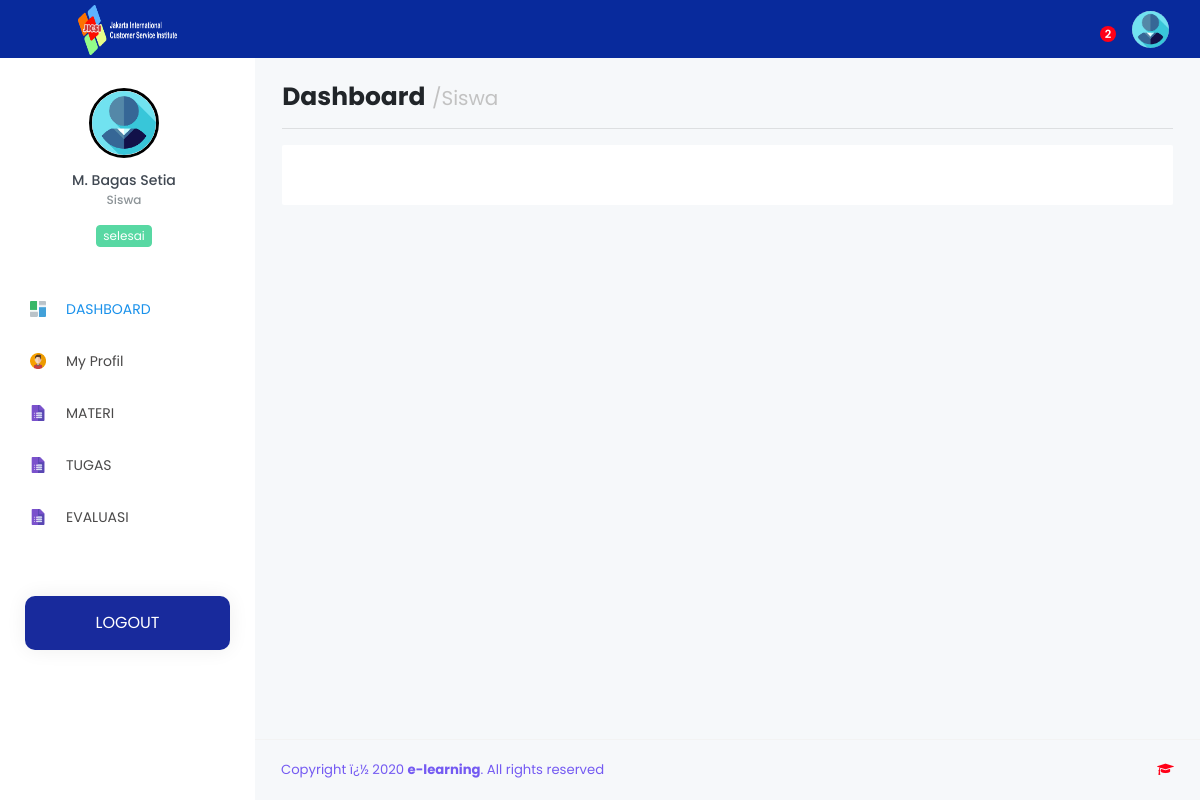
The app's page /Siswa/index.php (signed in) with its own data.
### tables this page shows
CREATE TABLE `tb_siswa` (
  `id_siswa` int(11) NOT NULL,
  `nis` varchar(15) NOT NULL,
  `nama_siswa` varchar(120) NOT NULL,
  `username` varchar(191) NOT NULL,
  `jk` varchar(30) NOT NULL,
  `password` varchar(255) NOT NULL,
  `status` varchar(15) NOT NULL,
  `aktif` varchar(30) NOT NULL,
  `tingkat` varchar(20) NOT NULL,
  `foto` varchar(255) DEFAULT NULL,
  `id_kelas` int(11) NOT NULL,
  `id_jurusan` int(11) DEFAULT NULL,
  `confirm` enum('Yes','No') NOT NULL
);

CREATE TABLE `tb_sekolah` (
  `id_sekolah` int(11) NOT NULL,
  `nama_sekolah` varchar(120) NOT NULL,
  `kepsek` varchar(120) NOT NULL,
  `textlogo` varchar(10) NOT NULL,
  `logo` varchar(255) NOT NULL,
  `copyright` varchar(255) NOT NULL
);

### Siswa/index.php (the view, shortened to what this page needs)
<?php
  include '../config/db.php';
  if (@$_SESSION['Siswa']) {
    if (@$_SESSION['Siswa']) {
      $sesi = @$_SESSION['Siswa'];
    }
    $sql      = mysqli_query($con,"SELECT * FROM tb_siswa WHERE id_siswa = '$sesi'") or die(mysqli_error($con));
    $data     = mysqli_fetch_array($sql);
    $sekolah  = mysqli_query($con,"SELECT * FROM tb_sekolah WHERE id_sekolah=1 ");
    $apl      = mysqli_fetch_array($sekolah); ?>
    <!DOCTYPE html>
    <html lang="en">
    <head>
      <link rel="stylesheet" href="../vendor/node_modules/mdi/css/materialdesignicons.min.css">
      <link rel="stylesheet" href="../vendor/node_modules/simple-line-icons/css/simple-line-icons.css">
      <link rel="stylesheet" href="../vendor/node_modules/font-awesome/css/font-awesome.min.css" />
      <link rel="stylesheet" href="../vendor/css/style.css">
      <link href="../vendor/sweetalert/sweetalert.css" rel="stylesheet" />
      <link rel="stylesheet" type="text/css" href="../vendor/css/jquery.dataTables.css">
      <link href="css/ujian.css" rel="stylesheet">
    </head>
    <body>
      <div class="container-scroller">
        <nav class="navbar col-lg-12 col-12 p-0 fixed-top d-flex flex-row" style="background-color: #082A9C;">
          <div class="text-center navbar-brand-wrapper d-flex align-items-top justify-content-center" style="background-color: #082A9C;">
            <a class="navbar-brand brand-logo" href="index.php" style="font-family:sans-serif;font-weight: bold;font-size: 30px;">
              <img src="../assets/img/logo_jicsi.png" alt="logo" style="width: 60%; height: 100%;">
            </a>
          </div>
          <div class="navbar-menu-wrapper d-flex align-items-center">
            <ul class="navbar-nav navbar-nav-left header-links d-none d-md-flex">
            </ul>
            <ul class="navbar-nav navbar-nav-right">
              <?php
                $sqlmtr = mysqli_query($con,"SELECT * FROM tb_materi
                  INNER JOIN tb_roleguru ON tb_materi.id_roleguru=tb_roleguru.id_roleguru
                  INNER JOIN tb_master_mapel ON tb_roleguru.id_mapel=tb_master_mapel.id_mapel
                  INNER JOIN tb_guru ON tb_roleguru.id_guru=tb_guru.id_guru
                  WHERE tb_roleguru.id_kelas='$data[id_kelas]'
                  GROUP BY tb_roleguru.id_mapel
                  ");
                $jmlh = mysqli_num_rows($sqlmtr);
              ?>
              <li class="nav-item dropdown">
                <a class="nav-link count-indicator dropdown-toggle" id="notificationDropdown" href="#" data-toggle="dropdown">
                  <span class="count"><?=$jmlh?></span>
                </a>
              </li>
              <li class="nav-item d-none d-lg-block">
                <a class="nav-link" href="#">
                  <img class="img-xs rounded-circle" src="../vendor/images/img_Siswa/<?=$data['foto']; ?>" alt="">
                </a>
              </li>
            </ul>
          </div>
        </nav>
        <div class="container-fluid page-body-wrapper">
          <nav class="sidebar sidebar-offcanvas" id="sidebar">
            <ul class="nav">
              <li class="nav-item nav-profile">
                <div class="nav-link">
                  <div class="profile-image"> <img src="../vendor/images/img_Siswa/<?=$data['foto']; ?>" alt="image" style="border:3px solid black;"/> <span class="online-status online"></span></div>
                  <div class="profile-name">
                    <p class="name"><?=$data['nama_siswa']; ?></p>
                    <p class="designation">Siswa</p>
                    <div class="badge badge-teal mx-auto mt-3"><?=$data['status']; ?></div>
                  </div>
                </div>
              </li>
              <li class="nav-item">
                <a class="nav-link" href="index.php"><img class="menu-icon" src="../vendor/images/menu_icons/01.png" alt="menu icon"><span class="menu-title">DASHBOARD</span></a>
              </li>
              <li class="nav-item">
                <a class="nav-link" href="?page=profil"><img class="menu-icon" src="../vendor/images/menu_icons/10.png" alt="menu icon"> <span class="menu-title">My Profil</span></a>
              </li>
              <li class="nav-item">
                <a class="nav-link" data-toggle="collapse" href="#menuMateri" aria-expanded="false" aria-controls="general-pages"> <img class="menu-icon" src="../vendor/images/menu_icons/04.png" alt="menu icon"> <span class="menu-title">MATERI</span><i class="menu-arrow"></i></a>
              </li>
              <li class="nav-item">
                <a class="nav-link" href="?page=tugas"><img class="menu-icon" src="../vendor/images/menu_icons/04.png" alt="menu icon"> <span class="menu-title">TUGAS </span></a>
              </li>
              <li class="nav-item">
                <a class="nav-link" data-toggle="collapse" href="#menuEvaluasi" aria-expanded="false" aria-controls="general-pages"> <img class="menu-icon" src="../vendor/images/menu_icons/04.png" alt="menu icon"> <span class="menu-title">EVALUASI</span><i class="menu-arrow"></i></a>
              </li>
              <li class="nav-item purchase-button">
                <a class="btn-grad" href="logout.php?ID=<?php echo $data['id_siswa'] ?>">Logout</a>
              </li>
            </ul>
          </nav>
          <div class="main-panel">
            <?php
              $page = @$_GET['page'];
              $act  = @$_GET['act'];
              if ($page=='materi') {
                if ($act=='') {
                  include 'modul/materi/data_materi.php';
                } elseif ($act=='mapel') {
                  include 'modul/materi/view_mapel.php';
                } elseif ($act=='semester') {
                  include 'modul/materi/view_semester.php';
                }
              } elseif ($page=='profil') {
                if ($act=='') {
                  include 'modul/profil/data_profil.php';
                }
              } elseif ($page=='evaluasi') {
                if ($act=='') {
                  include 'modul/evaluasi/data_soal.php';
                }elseif ($act='nilai') {
                  include 'modul/evaluasi/data_nilai.php';
                }
              } elseif ($page=='ujian') {
                if ($act=='') {
                  include 'modul/evaluasi/info_ujian.php';
                }
              } elseif ($page=='chat') {
                if ($act=='') {
                  include 'chat.php';
                }elseif ($act=='del') {
                  include 'modul/chat/del.php';
                }
              } elseif ($page=='tugas') {
                if ($act=='') {
                  include 'modul/tugas/data_tugas.php';
                } elseif ($act=='upload') {
                  include 'modul/tugas/upload_tugas.php';
                }
              } elseif ($page=='proses') {
                include 'modul/models.php';
                include '../media/story.html';
              } elseif ($page=='') { ?>
                <div class="content-wrapper">
                  <h3> <b>Dashboard</b> <small class="text-muted">/Siswa</small></h3>
                  <hr>
                  <div class="row">
                    <div class="col-md-12">
                      <div class="card">
                        <div class="card-body">
                        </div>
                      </div>
                    </div>
                  </div>
                </div>
                <?php } else {
                  echo "<b>4014!</b> Tidak ada halaman !";
                }
              ?>
            <footer class="footer">
              <div class="container-fluid clearfix">
                <span class="text-info d-block text-center text-sm-left d-sm-inline-block"><?=$apl['copyright'];?></span>
                <span class="float-none float-sm-right d-block mt-1 mt-sm-0 text-center"><?=$apl['nama_sekolah'];?> <i class="fa fa-graduation-cap text-danger"></i></span>
              </div>
            </footer>
          </div>
        </div>
      </div>
    </body>
</html>
<?php
} else{
	include 'modul/500.html';
}

### Siswa/css/ujian.css (style rules this page uses)
.row { width: auto; }

### records on screen
tb_siswa: foto (placeholder picture), nama_siswa "M. Bagas Setia", status "selesai"
tb_sekolah: copyright "Copyright ï¿½ 2020 e-learning . All rights reserved"

### other values on screen
$jmlh "2"
